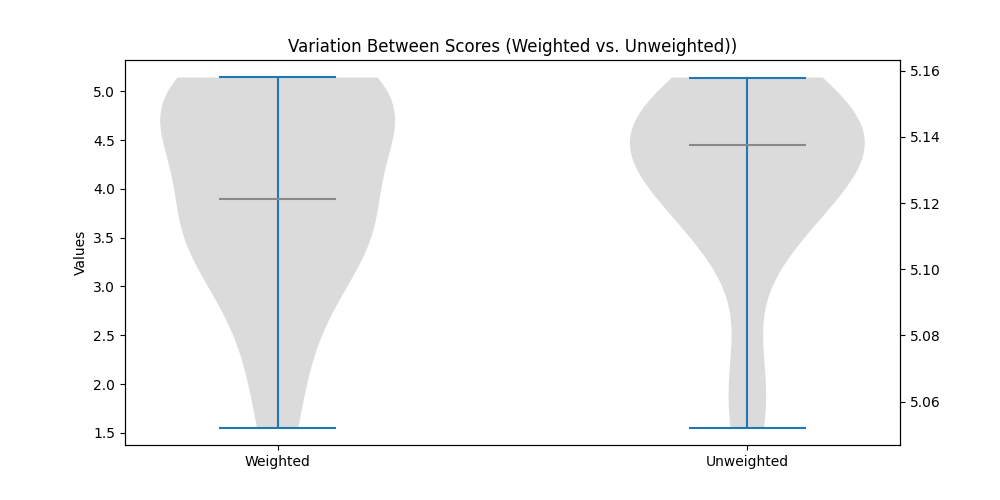

This figure's Python source:
import matplotlib.pyplot as plt
import numpy as np

# Data for the first violin
data1 = [4.757218, 3.683231, 4.698836, 5.137418, 2.370159, 4.862087, 3.408404, 3.809639, 4.796626, 5.142529, 2.803204, 1.554430, 3.497523, 4.967762, 3.893909, 4.772597, 3.436606]

# Data for the second violin
data2 = [5.118291, 5.115271, 5.069104, 5.137418, 5.147749, 5.107137, 5.128966, 5.143394, 5.139105, 5.156414, 5.052215, 5.157911, 5.123522, 5.144117, 5.141128, 5.144383, 5.131541]

# Create a figure and axes
fig, ax1 = plt.subplots(figsize=(10, 5))
ax2 = ax1.twinx()

# Create the violin plots for both sets of data
violin_parts1 = ax1.violinplot(data1, positions=[0], showmedians=True)
violin_parts2 = ax2.violinplot(data2, positions=[1], showmedians=True)

# Set the color for the first violin plot
violin_parts1['bodies'][0].set(facecolor='#888888')
violin_parts1['cmedians'].set(color='#888888')

# Set the color for the second violin plot
violin_parts2['bodies'][0].set(facecolor='#888888')
violin_parts2['cmedians'].set(color='#888888')

# Set labels and title
ax1.set_ylabel('Values', color='#000000')
ax1.set_title('Variation Between Scores (Weighted vs. Unweighted))')

# Set x-axis tick labels
ax1.set_xticks([0, 1])
ax1.set_xticklabels(['Weighted', 'Unweighted'])

# Calculate margins for the y-axis limits
margin1 = 0.05 * (max(data1) - min(data1))
margin2 = 0.05 * (max(data2) - min(data2))

# Adjust y-axis limits based on the data with margins
ax1.set_ylim([min(data1) - margin1, max(data1) + margin1])
ax2.set_ylim([min(data2) - margin2, max(data2) + margin2])

# Show the plot
plt.savefig('violin_plot.png')
